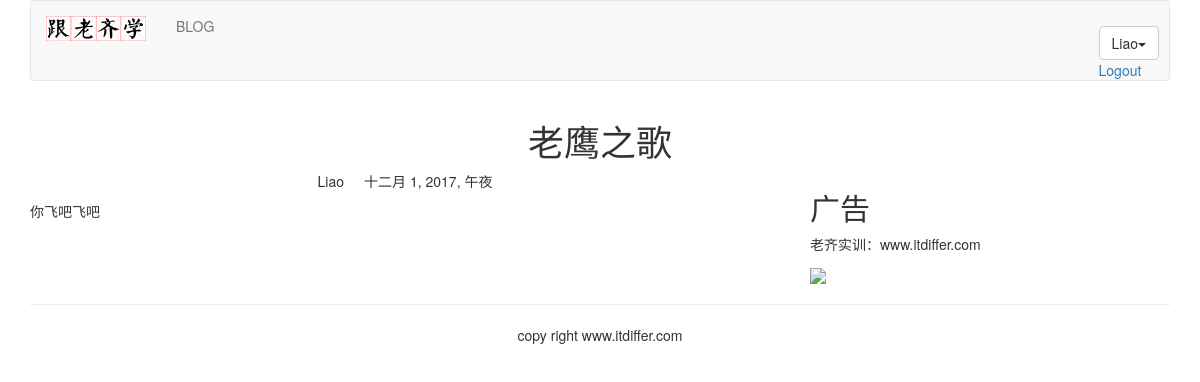
Page /blog/1/ (signed in) on the committed database.
### blog/models.py (models this page shows, shortened)
class BlogArticles(models.Model):
    title = models.CharField(max_length=300)
    author = models.ForeignKey(User, related_name="blog_posts")
    body = models.TextField()
    publish = models.DateTimeField(default=timezone.now)
    class Meta:
        ordering = ("-publish",)

### blog/views.py (the view)
# urls.py: url(r'(?P<article_id>\d)/$', views.blog_article, name="blog_detail"),
def blog_article(request, article_id):
    article =get_object_or_404(BlogArticles , id=article_id)
    pub= article.publish
    return render(request, "blog/content.html", { "article":article , "publish":pub})

### templates/blog/content.html (shortened to what this page needs)
{% extends "base.html" %}
{% block content %}
<div class="row text-center vertical-middle-sm">
    <h1>{{ article.title }}</h1>
</div>
<div class="row">
    <div class="col-xs-12 col-md-8">
    <p class="text-center"><span>{{ article.author.username }}</span><span style="margin-left:20px">{{ publish }}</span></p>
    <div>{{ article.body }}</div>
    </div>
    <div class="col-xs-6 col-md-4">
    <h2>广告</h2>
    <p>老齐实训：www.itdiffer.com</p>
    <img width="200px" src="http://www.mrwallpaper.com/wallpapers/Fluffy-Cat.jpg">
    </div>
</div>
{% endblock %}

### templates/header.html (shortened to what this page needs)
{% load staticfiles %}
<div class="container">
    <nav class="navbar navbar-default" role="navigation">
        <div class="navbar-header">
            <a class="navbar-brand" href="http://www.itdiffer.com"><img width="100px" src="{% static '/images/logo.png' %}"></a>
        </div>
        <div>
            <ul class="nav navbar-nav" role="navigation">
                <li><a herf="{% url 'blog:blog_title' %}">BLOG</a></li>
            </ul>
            <ul class="nav navbar-nav navbar-right"  style="margin-right: 10px">
                    {%  if user.is_authenticated %}
                        <div class="dropdown" style="margin-top: 25px">
                        <button class="btn btn-default dropdown-toggle" type="button" id="dropdownMenu" data-toggle="dropdown">
                            {{ user.username }}<span class="caret"></span>
                        </button>
                        <li><a href="{% url 'account:user_logout' %}">Logout</a></li>
                        </div>
                    {% else %}
                       <li><a href="{% url 'account:user_login' %}">LOGIN</a></li>
                    {% endif %}
            </ul>
        </div>
    </nav>
</div>

### rows in the picture
BlogArticles: title "老鹰之歌", author.username "Liao", publish "十二月 1, 2017, 午夜", body "你飞吧飞吧"

### other values in the picture
{{ user.username }} "Liao"
